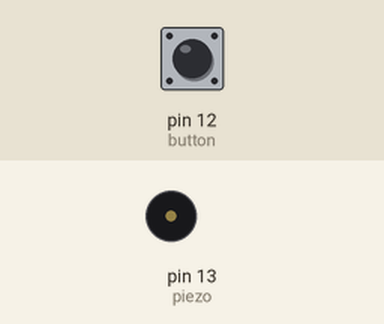
This sketch was run on a simulated Arduino Uno, built with avr-gcc and run on an emulated ATmega328P. Parts: buzzer (waves = sounding, pin HIGH). The inputs (shaded band) are chosen by the test bench; at power-on: pin 12 (button) HIGH.

Above: at 1.2 s.
1.3 s: pin 12 (button) pulled LOW for 0.15 s
At 1.37 s:
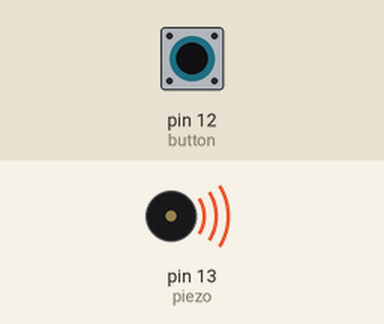
2.9 s: pin 12 (button) pulled LOW for 3.2 s
At 6.4 s:
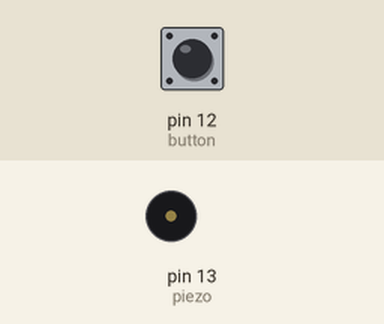
Timing chart, 0 to 7.9 s (numbered marks = the images above; inputs shaded):
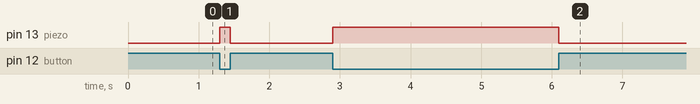

The sketch:

main.ino
```cpp
int piezo = 13;
int button = 12;

void setup() {
    pinMode(button, INPUT_PULLUP);
    pinMode(piezo, OUTPUT);
}

void loop() {
    if (digitalRead(button) == LOW) {
        digitalWrite(piezo, HIGH);
    } else {
        digitalWrite(piezo, LOW);
    }
}
```

Measured:
- after the input at 1.3 s, pin 13 (piezo): LOW → HIGH at once, → LOW 0.15 s later
- after the input at 2.9 s, pin 13 (piezo): LOW → HIGH at once, → LOW 3.2 s later
